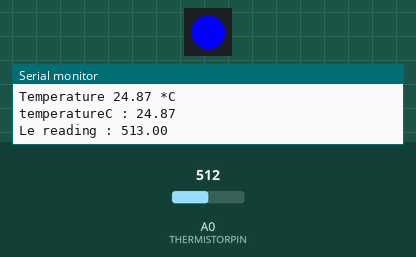
Recording of a sketch running on a simulated ESP8266 (NodeMCU). Parts: 1 RGB LEDs in strip order, left to right, the last lines printed to the serial monitor. The test bench sets the inputs (shaded band); at power-on: A0 (THERMISTORPIN) = 512. Dim RGB values are drawn brighter than linear; WiFi joins after 1.5 s; servers stay silent unless stated; no MQTT or app messages arrive unless stated.

Above: at 3.2 s.
3.3 s: A0 (THERMISTORPIN) set to 404
At 5.8 s:
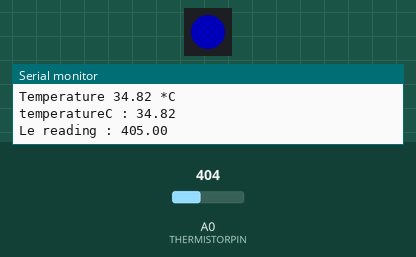
6.3 s: A0 (THERMISTORPIN) set to 385
At 9.2 s:
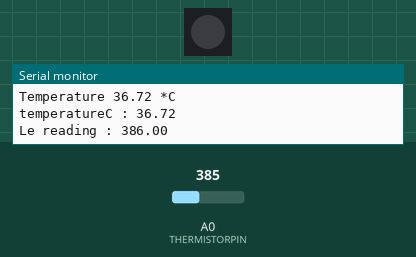
10.6 s: A0 (THERMISTORPIN) set to 306
At 12.2 s:
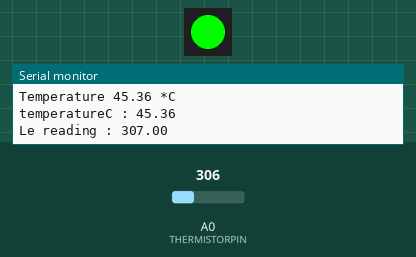
18.1 s: A0 (THERMISTORPIN) set to 511
At 20.5 s:
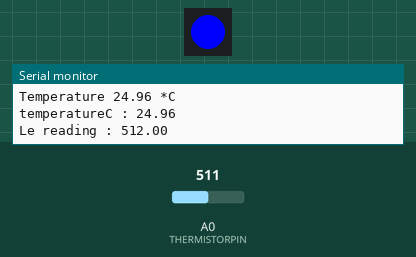
Timing chart, 0 to 22.0 s (numbered marks = the images above; inputs shaded):
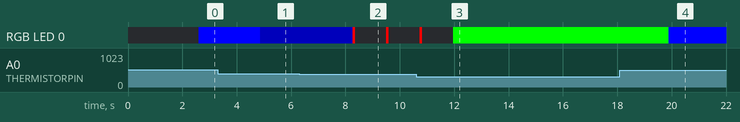

The sketch:

Sender_ThermoNeo.ino
```cpp
// ==================================================================== NEOPIXEL LED =========================================================================

// Librairie pour la Led neopixel
#include <Adafruit_NeoPixel.h> // librairie pour les neopixel

// IMPORTANT: Set pixel COUNT, PIN and TYPE
#define PIXEL_PIN D2    // Pin digitale d'où on envoie le signal vers les leds,
#define PIXEL_COUNT 1  // nbr de led dans la bande
#define PIXEL_TYPE NEO_GRB + NEO_KHZ800

//instanciation de l'objet strip
Adafruit_NeoPixel strip(PIXEL_COUNT, PIXEL_PIN, PIXEL_TYPE);


// Mes variables pour le Neo + Thermometre :
// voir https://learn.adafruit.com/thermistor/using-a-thermistor

// which analog pin to connect
#define THERMISTORPIN A0
// resistance at 25 degrees C
#define THERMISTORNOMINAL 10000
// temp. for nominal resistance (almost always 25 C)
#define TEMPERATURENOMINAL 25
// how many samples to take and average, more takes longer
// but is more 'smooth'
//#define NUMSAMPLES 5
// The beta coefficient of the thermistor (usually 3000-4000)
#define BCOEFFICIENT 3950
// the value of the 'other' resistor // on a mis un 10k ohms
#define SERIESRESISTOR 10000

// Variables pour la temperature :
float reading;
float steinhart;
float voltage;
float temperatureC;
char publishStringTemperature [30];


// Variables pour le rgb et clignotement

bool blink = false;   // booléen pour le clignotement ; true = clignotement ; false = continu
int mappedGreen =0;
int mappedBlue =0;
int mappedRed =0;

int tempMinBlue;    // Les 4 variables ici définissent les intervalles de températures pour lequel on est en bleu (froid) ou en rouge (chaud)
int tempMaxBlue;
int tempMinRed;
int tempMaxRed;

float borneInfTempIdeal ;  // Les 2 variables ici détermine l'intervalle de témpérature idéale où on clignotera en vert
float borneSupTempIdeal ;

//===================================================================  FIN NEOPIXEL LED ===========================================================================


//===================================================================  MQTT PROTOCOLE =============================================================================

// Librairies pour le MQTT
#include <PubSubClient.h>
#include <ESP8266WiFi.h>
#include <WiFiClient.h>


// Mes variables pour le MQTT :


const char* ssid = "PROXIMUS";  // nom du sous-réseau
const char* password = "digitalent"; // mdp du sous-réseau


const char* mqttServer = "broker.hivemq.com";  // serveur public open test, à changer après sur un serveur privé pour plus de sécurité
const int mqttPort = 1883;  // par défaut 1883
const char* mqttUser = "Jean";
const char* mqttPassword = "Poche";


WiFiClient espClient;  // instanciation de l'objet espClient de type WiFiClient issu de la library
PubSubClient client(espClient);  // instanciation de l'objet client de type PubSubClient issu de la library
// l'instanciation de l'objet de type PubSubClient peut être surchargée avec plus d'arguments


//char* buff_msg[32]; // mqtt message


void setup()
{
    Serial.begin(9600);

    //int mappedGreen =0;
    //int mappedBlue =0;
    //int mappedRed =0;

    strip.begin(); // Methode de la librairie - Initialize all pixels to 'off'
    strip.show();  //

    // Pour la connexion au wifi :  =====================================================================================================================
    WiFi.begin(ssid, password); // on try la connexion au wifi

    // on check si le wifi est connecté sinon on affiche connecting
    while(WiFi.status()!= WL_CONNECTED)
    {
     delay(500);
     Serial.println("Connecting to WiFi..");
    }
    Serial.println("Connected to the WiFi network");

    // Pour set l'adresse et le port du serveur MQTT : ===================================================================================================
    client.setServer(mqttServer, mqttPort);

    // Pour dire au programme ce qu'il doit faire avec les messages MQTT entrants : ========================================================================
    //setCallback method of the PubSub object to set a function that is executed when a MQTT message is received. Traditionally this function is called ‘callback’, but you can give it any other name
    // on passe donc en argument de setCallback une autre méthode appelée généralement callback
    client.setCallback(callback);

    // Pour se connecter au serveur MQTT ( de pref dans une boucle jusqu'au succès de la connexion)========================================================
    while (!client.connected())  // tant que client.connected retourne false, on boucle  => client.connected devient true quand client.connect() retourne true
    {
      Serial.println("Boat connecting to MQTT...");
      if (client.connect("MQTT-LE-BATEAU-88", mqttUser, mqttPassword ))
      //if (client.connect("ESP8266Client"))
      {
        Serial.println("connected");
      }
      else
      {
        Serial.println("failed with state ");
        Serial.println(client.state());
        delay(2000);
      }
    }

    // Pour subscribe à un topic pour informer le broker quels messages d'autres publishers on veut recevoir =============================================================
    // we do that with the subscribe method, with the topic name as argument. We can take any topic we desire, but for now lets subscribe to the same topic as we publish.

    client.subscribe("Test/Illuminarmada");

    // Pour publier un premier message MQTT style hello world pour tester ========================================================================================
    // The setup function is a good place to publish our first MQTT message to tell the world we are there. Kind of an “Hello World” to let the broker know we are on line.
    // We do this with the publish method, that takes a topic and a message as arguments. As a topic we choose “test/esp8266”, and for a message “Hello ESP world”.

    client.publish("Test/Illuminarmada"," LE BATEAU LARGUE LA THERMO-ANCRE ");
    //client.publish("Test/Illuminarmada"," TEMPERATURE BIENTOT MESUREE ");

    // FAIRE ATTENTION A BIEN METTRE LE MEME NOM DE TOPIC AVEC LES SLASH AU DEBUT


     //sprintf(buff_msg, "%d", temperature);

     //sprintf(publishStringTemperature, "%.2f", temperatureC);
     // mettre %.2f pour que 2 decimales, %.3f pour 3 decimales etc

     //Particle.publish("Temperature", publishStringTemperature);
     //client.publish("topic", buff_msg);


  } // ========================================= FIN METHODE setup() ===========================================================


void loop() //================================== DEBUT METHODE loop() ========================================================
{

client.loop();
    //WiFi.begin(ssid, password); // on try la connexion au wifi

    // on check si le wifi est connecté sinon on affiche connecting
    if (WiFi.status()!=WL_CONNECTED)
    {
      while(WiFi.status()!= WL_CONNECTED)
      {
       delay(500);
       Serial.println("Connecting to WiFi..");
      }
      Serial.println("Connected to the WiFi network");
    }


    if (!client.connected())
    {
      Serial.println("Pas connecté au broker MQTT");
       while (!client.connected())  // tant que client.connected retourne false, on boucle  => client.connected devient true quand client.connect() retourne true
      {
        Serial.println("Connecting to MQTT...");
        if (client.connect("MQTT-LA-LAMPE-88", mqttUser, mqttPassword ))
        //if (client.connect("ESP8266Client"))
        {
          Serial.println("connected");
          client.subscribe("Test/Illuminarmada");
        }
        else
        {
          Serial.println("failed with state ");
          Serial.println(client.state());
          delay(2000);
        }
      }
    }

    client.loop();


    // ======================================  VALEUR TEMPERATURE =======================================================================

    // lecture de la valeur récupérée par le thermomètre + petit délai entre les lectures
    reading = analogRead(A0)+1;
    //reading = analogRead(THERMISTORPIN);
    Serial.print("Le reading : ");Serial.println(reading);
    delay(1000);

    // Methode la plus OP : voir https://learn.adafruit.com/thermistor/using-a-thermistor
    reading = 1023 / reading - 1;
    //reading = SERIESRESISTOR / reading;
    reading = 10000 / reading;
  Serial.print("Thermistor resistance ");
  Serial.println(reading);


  //steinhart = reading / THERMISTORNOMINAL;     // (R/Ro)
  steinhart = reading / 10000;
  steinhart = log(steinhart);                  // ln(R/Ro)
  //steinhart /= BCOEFFICIENT;                   // 1/B * ln(R/Ro)
  steinhart /= 3950;
  //steinhart += 1.0 / (TEMPERATURENOMINAL + 273.15); // + (1/To)
  steinhart += 1.0 / (25+273.15);
  steinhart = 1.0 / steinhart;                 // Invert
  steinhart -= 273.15;

  temperatureC = steinhart;
  Serial.print("Steinhart : "); Serial.println(steinhart);
  Serial.print("Temperature ");
  Serial.print(temperatureC);
  Serial.println(" *C");

    // converting that reading to voltage, for 3.3v arduino use 3.3
    // Comme on utilise 5v, on multiplie par *5.0
    //voltage = reading * 3.3;
    //Serial.print("voltage : ");Serial.println(voltage);
    //Serial.print("reading : ");Serial.println(reading);

    // POUR ARDUINO :
    //voltage /= 1024.0;
    // POUR PHOTON PARTICLE
    //voltage /= 4096.0;

    // now print out the temperature

    //temperatureC = (voltage - 0.5) * 10 ;  //converting from 10 mv per degree wit 500 mV offset
                                                  //to degrees ((voltage - 500mV) times 100)


    // publier la valeur de temperatureC : => on doit transformer la valeur de type float en une chaine de caractères

    //string publisStringTemperature = null;
    // remarque : string existe pas, il faut faire un tableau de char
    //char publishStringTemperature[40] = "";

   //sprintf(publixhStringTemperature, "%.2f", temperatureC);  // fonctionne pas et envoie en msg %.2f

    //sprintf(publishStringTemperature,"", temperatureC);
    // mettre %.2f pour que 2 decimales, %.3f pour 3 decimales etc

    dtostrf(temperatureC, 4, 2, publishStringTemperature);  //4 is mininum width, 6 is precision


    Serial.print("temperatureC : ");Serial.println(temperatureC);
    client.publish("Test/Illuminarmada",publishStringTemperature);

    // ====================================  FIN VALEUR TEMPERATURE ==================================================================

    // ==================================== DETERMINATION RGB + CLIGNOTEMENT ========================================================


    // bornes min et max du range de valeurs possibles du thermo
    tempMinBlue = 26;
    tempMaxBlue = 36;

    tempMinRed = 38;
    tempMaxRed=48;

    // borne min et max du range de valeurs idéales du thermo

    borneInfTempIdeal = 36;
    borneSupTempIdeal = 38;


        //Clignotement violet sur la temperature = 0 pour signifier qu on a tjrs rien reçu
    if(temperatureC==0.00)   // remarque : il faut mettre 0.00 et pas 0,00
    {
      blink=true;
      mappedGreen=0;
      mappedBlue=126;
      mappedRed=126;

    }

    else
    {
    //on check si c est dans l intervalle de température idéal, ici [17-19] bornes incluses
    if (temperatureC >= float(borneInfTempIdeal) && temperatureC <= float(borneSupTempIdeal))
    {
        blink = true;  // clignotement
        mappedGreen = 255; // clignotement vert
        mappedBlue = 0;
        mappedRed = 0;


    }

    else
    {
        blink = false;
        mappedGreen = 0;

        // donc si on est à 100 dans [0-4000] , on aura un mappedBlue très proche de 255 et un mappedRed très proche de 0
        //      si on est à 3800 dans [0-4000], on aura un mappedBlue très proche de 0 et un mappedRed très proche de 255
        // => c'est simultané, quand une valeur mappedBlue ou mappedRed descend, l'autre augmente

        int temperatureCInt = temperatureC;

        if( temperatureC < float(tempMaxBlue))
        {
            mappedRed=0;
            if(temperatureC> float(tempMinBlue))
            {
            mappedBlue = map(temperatureCInt,tempMinBlue,tempMaxBlue,255,30);
            // on mappe la value du thermometre TemperatureCInt dans l'intervalle [tempMinBlue,tempMaxBlue] sur un intervalle de [255-30]
            // donc si on est à 15 dans [14-17] , on aura un mappedBlue très proche de 255.
            //si on est à 17 dans [14-17], on aura un mappedBlue à 30
            // ici on aura mappedGreen à 0, mappedRed à 0 et mappedBlue à une valeur entre 255 et 30 (plus c'est froid, plus c'est proche de 255)
            }
            else
            {
              mappedBlue=255;
            }
        }

        else if (temperatureC > float(tempMinRed))
        {

        mappedBlue=0;

         if(temperatureC < float(tempMaxBlue))
          {
          mappedRed = map(temperatureCInt, tempMinRed,tempMaxRed,30,255);
        // on mappe la value du thermometre TemperatureCInt dans l'intervalle [tempMinRed,tempMaxRed] sur un intervalle de [30-255]
        // ici on aura mappedGreen à 0, mappedBlue à 0 et mappedRed à une valeur entre 30 et 255 (plus c'est chaud, plus c'est proche de 255)
          }
          else
          {
            mappedRed=255;
          }

          }
        }
    }

    rainbow(mappedRed, mappedBlue, mappedGreen, blink); // methode définie en dessous à laquelle on passe 4 arguments ( R,B,G,blink)

}
 // ==========================================================  FIN METHODE loop() =============================================================


// ======================================== DEBUT METHODE rainbow() =======================================================================
void rainbow(int argMappedRed, int argMappedBlue, int argMappedGreen, bool argBlink)
{
  //uint16_t i, j;
  //uint16_t funcvaleur = 255/2;
    int i;


    for(i=0; i<strip.numPixels(); i++)
    {
        // argument pour la methode qui suit : (NumeroLed, Green, Red, Blue)  donc c'est GRB
        strip.setPixelColor(i, argMappedGreen ,argMappedRed,argMappedBlue);
        strip.show();
    }
    delay(100);

    if(argBlink == true)
    {
        for(i=0; i<strip.numPixels(); i++)
        {
            // argument pour la methode qui suit : (NumeroLed, Green, Red, Blue)  donc c'est GRB
            //Music();
            strip.setPixelColor(i, 0,0,0);
            strip.show();

        }
        delay(100);
    }


}    // ======================================== FIN METHODE rainbow() =====================================================================


//============================================== DEBUT METHODE callback() ================================================================================
void callback(char* topic, byte* payload, unsigned int length)
{

  Serial.println("Message arrived in topic: ");
  Serial.println("Le bateau a reçu : ");
  Serial.println(topic);
  Serial.print("Message:");
  for(int i = 0; i < length; i++) {
    Serial.print((char)payload[i]);
  }
  Serial.println();
} //=============================================== FIN METHODE callback () ===================================================================================
```

Measured:
- the behaviour switches between 393 and 392 on A0 (THERMISTORPIN) (found by bisection; images 1 and 2)
- after the input at 3.3 s, RGB LED 0: RGB(0, 0, 255) → RGB(0, 0, 75) after 1.6 s
- after the input at 6.3 s, RGB LED 0: alternates RGB(255, 0, 0) for 0.10 s and off for 1.1 s, starting after 2.0 s
- after the input at 18.1 s, RGB LED 0: RGB(0, 255, 0) → RGB(0, 0, 255) after 1.8 s
